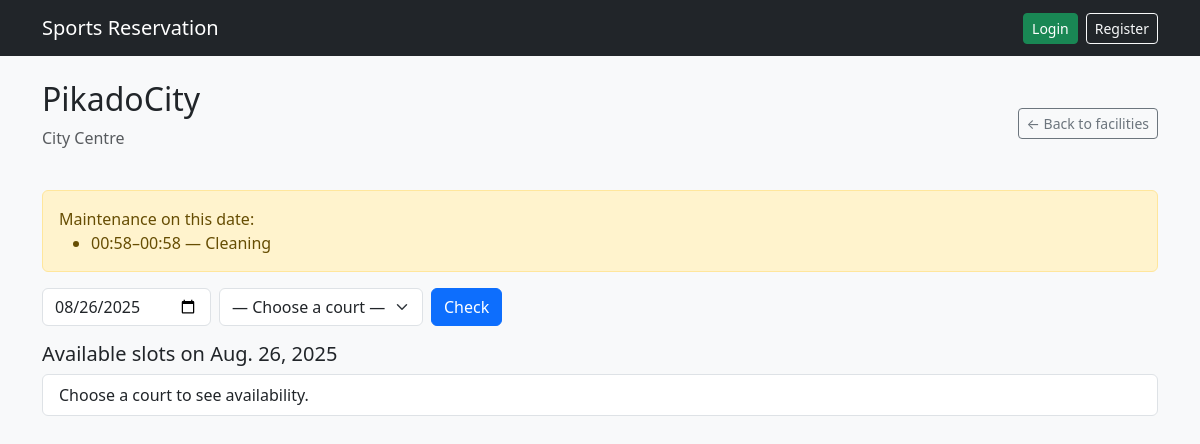
The page /facilities/1/ on the database its author committed.
### images/models.py (models this page shows, shortened)
class Facility(models.Model):
    SPORT_CHOICES = [
        ("tennis", "Tennis"),
        ("football", "Football"),
        ("basketball", "Basketball"),
        ("swimming", "Swimming"),
        ("gym", "Gym"),
    ]
    owner = models.ForeignKey(
        settings.AUTH_USER_MODEL,
        on_delete=models.CASCADE,
        related_name="owned_facilities",
        null=True,
        blank=True,
    )
    name = models.CharField(max_length=120, unique=True)
    sport_text = models.CharField(max_length=60, blank=True, db_index=True)
    sport_type = models.CharField(
        max_length=30,
        choices=SPORT_CHOICES,
        blank=True,
        null=True,
    )
    location = models.CharField(max_length=200)
    description = models.TextField(blank=True)
    image = models.ImageField(upload_to="facility_images/", blank=True, null=True)
    slot_length_minutes = models.PositiveIntegerField(default=60)
    open_time = models.TimeField(default=dtime(8, 0))
    close_time = models.TimeField(default=dtime(22, 0))
    base_price = models.DecimalField(max_digits=8, decimal_places=2, default=0)

class Blackout(models.Model):
    facility = models.ForeignKey(Facility, on_delete=models.CASCADE, related_name="blackouts")
    start_dt = models.DateTimeField()
    end_dt = models.DateTimeField()
    note = models.CharField(max_length=200, blank=True)
    reason = models.CharField(max_length=200, blank=True)

### images/views.py (the view)
# urls.py: path("facilities/<int:pk>/", views.facility_detail, name="facility_detail"),
def facility_detail(request, pk):
    f = get_object_or_404(Facility, pk=pk)
    selected_date_str = request.GET.get("date")
    selected_date = (
        datetime.strptime(selected_date_str, "%Y-%m-%d").date()
        if selected_date_str
        else date.today()
    )
    courts = f.courts.filter(is_active=True).order_by("name")
    has_courts = courts.exists()
    selected_court = None
    slots = []
    now = timezone.now()
    upcoming_blackouts = (
        Blackout.objects.filter(facility=f, end_dt__gte=now).order_by("start_dt")[:20]
    )
    past_blackouts = (
        Blackout.objects.filter(facility=f, end_dt__lt=now).order_by("-start_dt")[:20]
    )
    day_blackouts = Blackout.objects.filter(
        facility=f, start_dt__date__lte=selected_date, end_dt__date__gte=selected_date
    ).order_by("start_dt")
    if has_courts:
        selected_court_id = request.GET.get("court")
        if selected_court_id:
            selected_court = get_object_or_404(Court, pk=selected_court_id, facility=f)
            slots = available_slots_court(selected_court, selected_date)
        else:
            if "date" in request.GET:
                messages.warning(request, "Choose a court to see availability.")
    else:
        slots = available_slots(f, selected_date)
    return render(
        request,
        "facilities/detail.html",
        {
            "facility": f,
            "courts": courts,
            "has_courts": has_courts,
            "selected_court": selected_court,
            "slots": slots,
            "selected_date": selected_date,
            "past_blackouts": past_blackouts,
            "upcoming_blackouts": upcoming_blackouts,
            "day_blackouts": day_blackouts,
        },
    )

### images/templates/facilities/detail.html (shortened to what this page needs)
{% extends "base.html" %}
{% block content %}
    <div class="d-flex justify-content-between align-items-center mb-4">
        <div><h2>{{ facility.name }}</h2>
            <p class="text-muted">{{ facility.location }}</p>
        </div>
        <a href="{% url 'images:facilities_list' %}" class="btn btn-outline-secondary btn-sm">
            ← Back to facilities
        </a>
    </div>
    {% include "partials/_notice_banner.html" %}
    <form class="row gy-2 gx-2 align-items-center mb-3">
        <div class="col-auto">
            <label>
                <input type="date" class="form-control" name="date" value="{{ selected_date|date:'Y-m-d' }}">
            </label>
        </div>
        {% if has_courts %}
            <div class="col-auto">
                <label>
                    <select class="form-select" name="court">
                        <option value="">— Choose a court —</option>
                    </select>
                </label>
            </div>
        {% endif %}
        <div class="col-auto">
            <button class="btn btn-primary">Check</button>
        </div>
    </form>
    <h5 class="mb-2">
        Available slots on {{ selected_date }}
    </h5>
    <ul class="list-group">
        {% for s,e in slots %}
            <li class="list-group-item d-flex justify-content-between align-items-center">
                {{ s|date:"H:i" }}–{{ e|date:"H:i" }}
                {% if user.is_authenticated %}
                    <a class="btn btn-sm btn-success"
                       href="{% url 'images:book' facility.id %}?start={{ s|date:'Y-m-d\\TH:i' }}&end=
                               {{ e|date:'Y-m-d\\TH:i' }}{% if selected_court %}&court={{ selected_court.id }}{% endif %}">
                        Book
                    </a>
                {% else %}
                    <a class="btn btn-sm btn-outline-secondary"
                       href="{% url 'images:login' %}?next={% url 'images:facility_detail' facility.id %}">
                        Login to book
                    </a>
                {% endif %}
            </li>
        {% empty %}
            <li class="list-group-item">
                {% if has_courts and not selected_court %}
                    Choose a court to see availability.
                {% else %}
                    No free slots (or too close to start time).
                {% endif %}
            </li>
        {% endfor %}
    </ul>
{% endblock %}

### images/templates/partials/_notice_banner.html
{% if day_blackouts %}
    <div class="alert alert-warning" role="alert">
        Maintenance on this date:
        <ul class="mb-0">
            {% for b in day_blackouts %}
                <li>
                    {{ b.start_dt|date:"H:i" }}–{{ b.end_dt|date:"H:i" }}
                    — {{ b.note|default:b.reason|default:"Maintenance" }}
                </li>
            {% endfor %}
        </ul>
    </div>
{% endif %}

### rows shown on the page
Facility: name "PikadoCity", location "City Centre"
Blackout: start_dt "00:58", end_dt "00:58", note "Cleaning"

### other values the page prints
{{ selected_date }} "Aug. 26, 2025"
